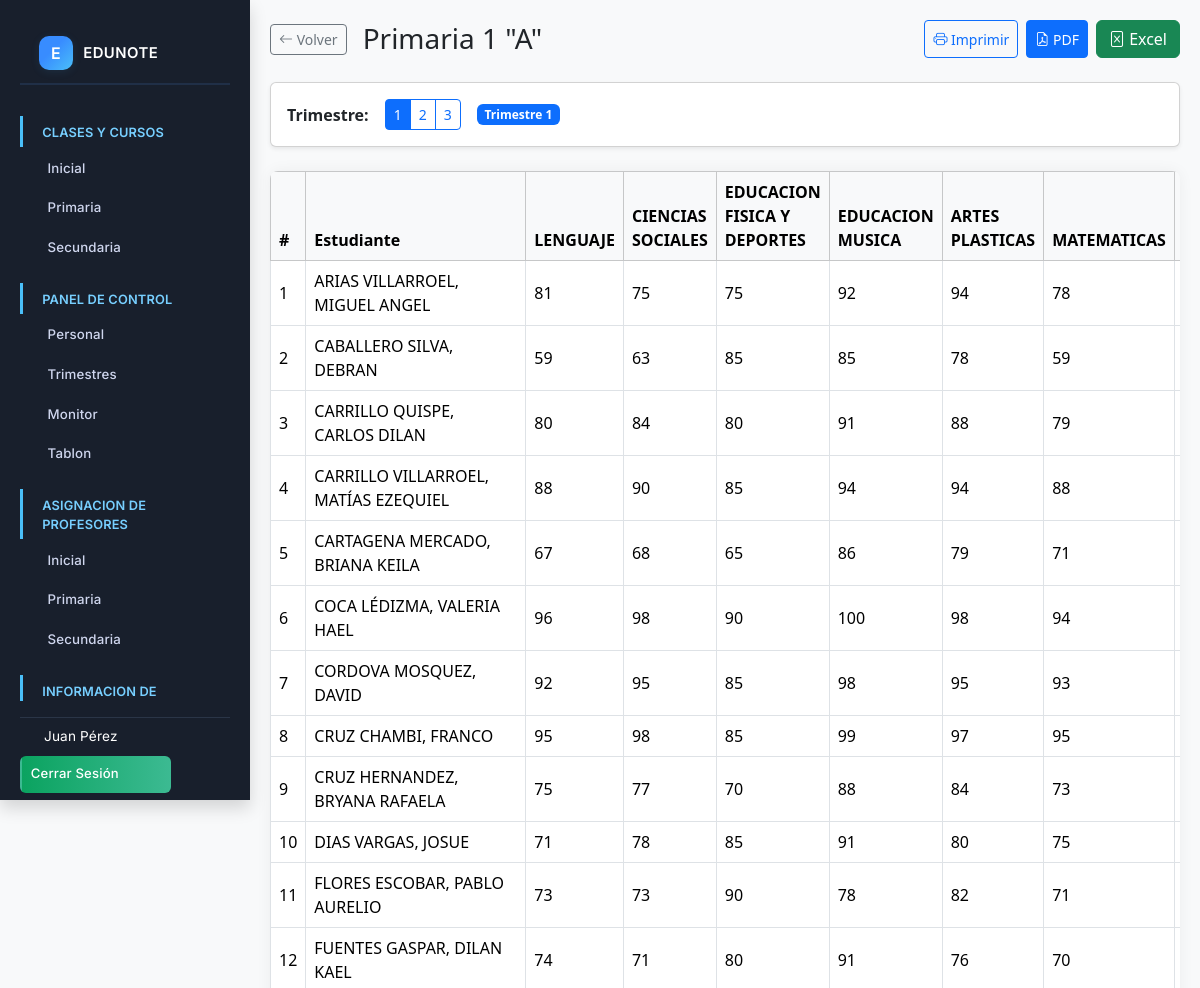
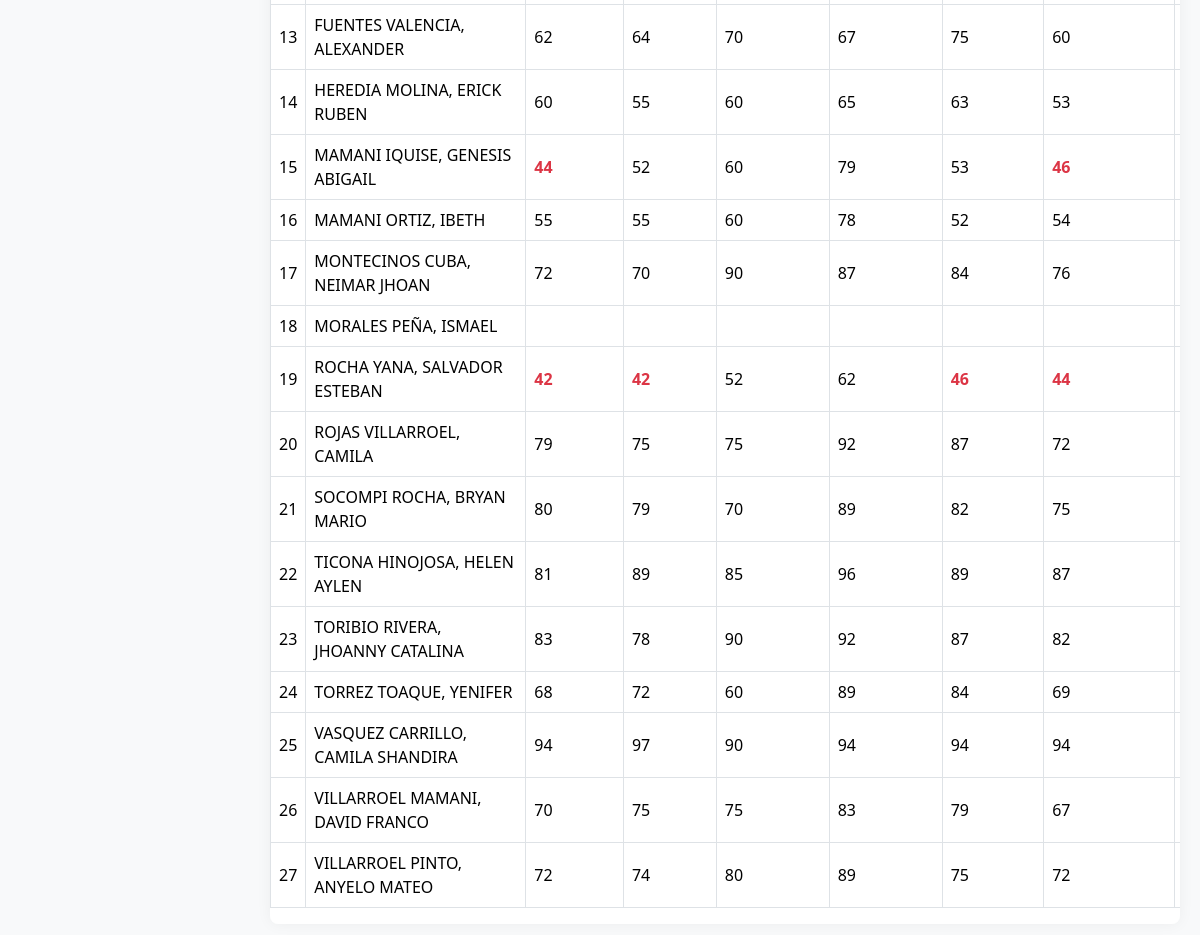
/admin/ver_trimestre.php?id_curso=106 (signed in), run on the app's committed database (2 pictures, top to bottom).
### tables this page shows
CREATE TABLE `cursos` (
  `id_curso` int(11) NOT NULL,
  `nivel` varchar(20) NOT NULL COMMENT 'Ej: Kinder, Primaria, Secundaria',
  `curso` int(11) NOT NULL COMMENT 'Número del curso, ej: 1, 2, 3',
  `paralelo` varchar(5) NOT NULL COMMENT 'Ej: A, B, C'
);

CREATE TABLE `materias` (
  `id_materia` int(11) NOT NULL,
  `nombre_materia` varchar(255) NOT NULL COMMENT 'Nombre de la materia, ej: Matemáticas, Física',
  `es_submateria` tinyint(1) DEFAULT 0,
  `materia_padre_id` int(11) DEFAULT NULL,
  `es_extra` tinyint(1) NOT NULL DEFAULT 0
);

CREATE TABLE `estudiantes` (
  `id_estudiante` int(11) NOT NULL,
  `nombres` varchar(255) NOT NULL,
  `apellido_paterno` varchar(255) DEFAULT NULL,
  `apellido_materno` varchar(255) DEFAULT NULL,
  `genero` enum('Masculino','Femenino') DEFAULT NULL,
  `rude` varchar(20) NOT NULL COMMENT 'Registro Único de Estudiante',
  `carnet_identidad` varchar(20) DEFAULT NULL,
  `fecha_nacimiento` date DEFAULT NULL,
  `pais` enum('Bolivia','Chile','Argentina') DEFAULT NULL,
  `provincia_departamento` varchar(100) DEFAULT NULL,
  `id_curso` int(11) DEFAULT NULL COMMENT 'FK al curso en el que está matriculado',
  `id_responsable` int(11) DEFAULT NULL
);

### admin/ver_trimestre.php (the view, shortened to what this page needs)
<?php
$id_curso = $_GET['id_curso'] ?? 0;
$trimestre = $_GET['trimestre'] ?? 1;
$conn = (new Database())->connect();
$stmt_curso = $conn->prepare("SELECT nivel, curso, paralelo FROM cursos WHERE id_curso = ?");
$stmt_curso->execute([$id_curso]);
$curso_info = $stmt_curso->fetch(PDO::FETCH_ASSOC);
$nombre_curso = $curso_info['nivel'] . ' ' . $curso_info['curso'] . ' "' . $curso_info['paralelo'] . '"';
$stmt_estudiantes = $conn->prepare("
    SELECT id_estudiante, apellido_paterno, apellido_materno, nombres
    FROM estudiantes
    WHERE id_curso = ?
    ORDER BY apellido_paterno, apellido_materno, nombres
");
$stmt_estudiantes->execute([$id_curso]);
$estudiantes = $stmt_estudiantes->fetchAll(PDO::FETCH_ASSOC);
$stmt_materias = $conn->prepare("
    SELECT m.id_materia, m.nombre_materia, m.es_extra, m.es_submateria, m.materia_padre_id
    FROM cursos_materias cm
    JOIN materias m ON cm.id_materia = m.id_materia
    WHERE cm.id_curso = ?
");
$stmt_materias->execute([$id_curso]);
$todas_materias = $stmt_materias->fetchAll(PDO::FETCH_ASSOC);
$materias_padre = $materias_extra = $materias_hijas = [];
foreach ($todas_materias as $materia) {
    if ($materia['es_extra'] == 1) {
        $materias_extra[] = $materia;
    } elseif ($materia['es_submateria'] == 0) {
        $materia['hijas'] = [];
        $materias_padre[$materia['id_materia']] = $materia;
    } else {
        $materias_hijas[] = $materia;
    }
}
$materias_padre_simples = [];
$materias_padre_con_hijas = [];
foreach ($materias_padre as $padre) {
    empty($padre['hijas']) ? $materias_padre_simples[] = $padre : $materias_padre_con_hijas[] = $padre;
}
$materias = array_merge(
    $materias_padre_simples,
    $materias_extra,
    array_reduce($materias_padre_con_hijas, function ($carry, $padre) {
        return array_merge($carry, [$padre], $padre['hijas']);
    }, [])
);
$calificaciones = [];
foreach ($estudiantes as $estudiante) {
    foreach ($todas_materias as $materia) {
        $stmt = $conn->prepare("
            SELECT calificacion
            FROM calificaciones
            WHERE id_estudiante = ? AND id_materia = ? AND bimestre = ?
        ");
        $stmt->execute([$estudiante['id_estudiante'], $materia['id_materia'], $trimestre]);
        $calificaciones[$estudiante['id_estudiante']][$materia['id_materia']] = $stmt->fetchColumn() ?? '';
    }
}
?>
<!DOCTYPE html>
<html lang="es">
<head>
    <link rel="stylesheet" href="../css/bootstrap.min.css">
    <link rel="stylesheet" href="https://cdn.jsdelivr.net/npm/bootstrap-icons@1.11.3/font/bootstrap-icons.min.css">
</head>
<body>
    <div class="sidebar text-white no-print">
        <?php include '../includes/sidebar.php'; ?>
    </div>
    <div class="main-content">
        <div class="header-controls d-flex justify-content-between align-items-center mb-4 no-print">
            <div class="d-flex align-items-center gap-3">
                <a href="ver_curso.php?id=<?= $id_curso ?>" class="btn btn-outline-secondary btn-sm">
                    <i class="bi bi-arrow-left"></i> Volver
                </a>
                <h3 class="mb-0"><?= htmlspecialchars($nombre_curso) ?></h3>
            </div>
            <div class="d-flex gap-2">
                <button onclick="window.print()" class="btn btn-outline-primary btn-sm">
                    <i class="bi bi-printer"></i> Imprimir
                </button>
                <button id="pdfBtn" class="btn btn-primary btn-sm">
                    <i class="bi bi-file-earmark-pdf"></i> PDF
                </button>
                <a href="exportar_excel.php?id=<?= $id_curso ?>&trimestre=<?= $trimestre ?>" class="btn btn-success">
                    <i class="bi bi-file-excel"></i> Excel
                </a>
            </div>
        </div>
        <div class="card mb-4 shadow-sm no-print">
            <div class="card-body">
                <div class="d-flex align-items-center gap-3">
                    <span class="fw-bold">Trimestre:</span>
                    <div class="btn-group">
                        <?php for ($t = 1; $t <= 3; $t++): ?>
                            <a href="?id_curso=<?= $id_curso ?>&trimestre=<?= $t ?>"
                                class="btn <?= $t == $trimestre ? 'btn-primary' : 'btn-outline-primary' ?> btn-sm">
                                <?= $t ?>
                            </a>
                        <?php endfor; ?>
                    </div>
                    <span class="badge bg-primary">Trimestre <?= $trimestre ?></span>
                </div>
            </div>
        </div>
        <div class="table-responsive">
            <table class="table table-bordered align-middle">
                <thead class="table-light">
                    <tr>
                        <th>#</th>
                        <th class="student-name">Estudiante</th>
                        <?php foreach ($materias as $mat): ?>
                            <?php
                            $clase = '';
                            if ($mat['es_extra'] == 1)
                                $clase = 'extra-th';
                            elseif (isset($mat['materia_padre_id']))
                                $clase = 'hija-th';
                            elseif (!empty($mat['hijas']))
                                $clase = 'padre-th';
                            ?>
                            <th class="<?= $clase ?>">
                                <?= htmlspecialchars($mat['nombre_materia']) ?>
                            </th>
                        <?php endforeach; ?>
                    </tr>
                </thead>
                <tbody>
                    <?php $contador = 1; ?>
                    <?php foreach ($estudiantes as $estudiante): ?>
                        <tr>
                            <td><?= $contador++ ?></td>
                            <td class="student-name">
                                <?= htmlspecialchars(strtoupper(
                                    $estudiante['apellido_paterno'] . ' ' .
                                    $estudiante['apellido_materno'] . ', ' .
                                    $estudiante['nombres']
                                )) ?>
                            </td>
                            <?php foreach ($materias as $mat): ?>
                                <?php
                                $nota = $calificaciones[$estudiante['id_estudiante']][$mat['id_materia']] ?? '';
                                $clase = '';
                                if ($mat['es_extra'] == 1)
                                    $clase = 'extra-td';
                                elseif (isset($mat['materia_padre_id']))
                                    $clase = 'hija-td';
                                $clase .= (is_numeric($nota) && floatval($nota) < 51) ? ' nota-baja' : '';
                                ?>
                                <td class="<?= $clase ?>"><?= $nota ?></td>
                            <?php endforeach; ?>
                        </tr>
                    <?php endforeach; ?>
                </tbody>
            </table>
        </div>
    </div>
</body>
</html>

### admin/ver_trimestre.php (style rules this page uses)
:root { --sidebar-width: 250px; }
body { background: #f8f9fa; margin-left: var(--sidebar-width); }
.sidebar { width: var(--sidebar-width); height: 100vh; position: fixed; left: 0; top: 0; background: #2c3e50; padding: 20px; z-index: 1000; }
.main-content { padding: 20px; }
.student-name { min-width: 220px; background: #fff; position: sticky; left: 0; z-index: 2; }
.table-responsive { background: #fff; border-radius: 8px; box-shadow: 0 0 15px rgba(0, 0, 0, 0.05); }
.table td.nota-baja { color: #dc3545 !important; font-weight: 600 !important; }

### data on the page
cursos: nombre_curso "Primaria 1 \"A\""
materias: nombre_materia "LENGUAJE"
materias: nombre_materia "CIENCIAS SOCIALES"
materias: nombre_materia "EDUCACION FISICA Y DEPORTES"
materias: nombre_materia "EDUCACION MUSICA"
materias: nombre_materia "ARTES PLASTICAS"
materias: nombre_materia "MATEMATICAS"
estudiantes: apellido_paterno+apellido_materno+nombres "ARIAS VILLARROEL, MIGUEL ANGEL", id_estudiante.id_materia "81", id_estudiante.id_materia "75", id_estudiante.id_materia "92", id_estudiante.id_materia "94", id_estudiante.id_materia "78"
estudiantes: apellido_paterno+apellido_materno+nombres "CABALLERO SILVA, DEBRAN", id_estudiante.id_materia "59", id_estudiante.id_materia "63", id_estudiante.id_materia "85", id_estudiante.id_materia "78"
estudiantes: apellido_paterno+apellido_materno+nombres "CARRILLO QUISPE, CARLOS DILAN", id_estudiante.id_materia "80", id_estudiante.id_materia "84", id_estudiante.id_materia "91", id_estudiante.id_materia "88", id_estudiante.id_materia "79"
estudiantes: apellido_paterno+apellido_materno+nombres "CARRILLO VILLARROEL, MATÍAS EZEQUIEL", id_estudiante.id_materia "88", id_estudiante.id_materia "90", id_estudiante.id_materia "85", id_estudiante.id_materia "94"
estudiantes: apellido_paterno+apellido_materno+nombres "CARTAGENA MERCADO, BRIANA KEILA", id_estudiante.id_materia "67", id_estudiante.id_materia "68", id_estudiante.id_materia "65", id_estudiante.id_materia "86", id_estudiante.id_materia "79", id_estudiante.id_materia "71"
estudiantes: apellido_paterno+apellido_materno+nombres "COCA LÉDIZMA, VALERIA HAEL", id_estudiante.id_materia "96", id_estudiante.id_materia "98", id_estudiante.id_materia "90", id_estudiante.id_materia "100", id_estudiante.id_materia "94"
estudiantes: apellido_paterno+apellido_materno+nombres "CORDOVA MOSQUEZ, DAVID", id_estudiante.id_materia "92", id_estudiante.id_materia "95", id_estudiante.id_materia "85", id_estudiante.id_materia "98", id_estudiante.id_materia "93"
estudiantes: apellido_paterno+apellido_materno+nombres "CRUZ CHAMBI, FRANCO", id_estudiante.id_materia "95", id_estudiante.id_materia "98", id_estudiante.id_materia "85", id_estudiante.id_materia "99", id_estudiante.id_materia "97"
estudiantes: apellido_paterno+apellido_materno+nombres "CRUZ HERNANDEZ, BRYANA RAFAELA", id_estudiante.id_materia "75", id_estudiante.id_materia "77", id_estudiante.id_materia "70", id_estudiante.id_materia "88", id_estudiante.id_materia "84", id_estudiante.id_materia "73"
estudiantes: apellido_paterno+apellido_materno+nombres "DIAS VARGAS, JOSUE", id_estudiante.id_materia "71", id_estudiante.id_materia "78", id_estudiante.id_materia "85", id_estudiante.id_materia "91", id_estudiante.id_materia "80", id_estudiante.id_materia "75"
estudiantes: apellido_paterno+apellido_materno+nombres "FLORES ESCOBAR, PABLO AURELIO", id_estudiante.id_materia "73", id_estudiante.id_materia "90", id_estudiante.id_materia "78", id_estudiante.id_materia "82", id_estudiante.id_materia "71"
estudiantes: apellido_paterno+apellido_materno+nombres "FUENTES GASPAR, DILAN KAEL", id_estudiante.id_materia "74", id_estudiante.id_materia "71", id_estudiante.id_materia "80", id_estudiante.id_materia "91", id_estudiante.id_materia "76", id_estudiante.id_materia "70"
estudiantes: apellido_paterno+apellido_materno+nombres "FUENTES VALENCIA, ALEXANDER", id_estudiante.id_materia "62", id_estudiante.id_materia "64", id_estudiante.id_materia "70", id_estudiante.id_materia "67", id_estudiante.id_materia "75", id_estudiante.id_materia "60"
estudiantes: apellido_paterno+apellido_materno+nombres "HEREDIA MOLINA, ERICK RUBEN", id_estudiante.id_materia "60", id_estudiante.id_materia "55", id_estudiante.id_materia "65", id_estudiante.id_materia "63", id_estudiante.id_materia "53"
estudiantes: apellido_paterno+apellido_materno+nombres "MAMANI IQUISE, GENESIS ABIGAIL", id_estudiante.id_materia "44", id_estudiante.id_materia "52", id_estudiante.id_materia "60", id_estudiante.id_materia "79", id_estudiante.id_materia "53", id_estudiante.id_materia "46"
estudiantes: apellido_paterno+apellido_materno+nombres "MAMANI ORTIZ, IBETH", id_estudiante.id_materia "55", id_estudiante.id_materia "60", id_estudiante.id_materia "78", id_estudiante.id_materia "52", id_estudiante.id_materia "54"
estudiantes: apellido_paterno+apellido_materno+nombres "MONTECINOS CUBA, NEIMAR JHOAN", id_estudiante.id_materia "72", id_estudiante.id_materia "70", id_estudiante.id_materia "90", id_estudiante.id_materia "87", id_estudiante.id_materia "84", id_estudiante.id_materia "76"
estudiantes: apellido_paterno+apellido_materno+nombres "MORALES PEÑA, ISMAEL"
estudiantes: apellido_paterno+apellido_materno+nombres "ROCHA YANA, SALVADOR ESTEBAN", id_estudiante.id_materia "42", id_estudiante.id_materia "52", id_estudiante.id_materia "62", id_estudiante.id_materia "46", id_estudiante.id_materia "44"
estudiantes: apellido_paterno+apellido_materno+nombres "ROJAS VILLARROEL, CAMILA", id_estudiante.id_materia "79", id_estudiante.id_materia "75", id_estudiante.id_materia "92", id_estudiante.id_materia "87", id_estudiante.id_materia "72"
estudiantes: apellido_paterno+apellido_materno+nombres "SOCOMPI ROCHA, BRYAN MARIO", id_estudiante.id_materia "80", id_estudiante.id_materia "79", id_estudiante.id_materia "70", id_estudiante.id_materia "89", id_estudiante.id_materia "82", id_estudiante.id_materia "75"
estudiantes: apellido_paterno+apellido_materno+nombres "TICONA HINOJOSA, HELEN AYLEN", id_estudiante.id_materia "81", id_estudiante.id_materia "89", id_estudiante.id_materia "85", id_estudiante.id_materia "96", id_estudiante.id_materia "87"
estudiantes: apellido_paterno+apellido_materno+nombres "TORIBIO RIVERA, JHOANNY CATALINA", id_estudiante.id_materia "83", id_estudiante.id_materia "78", id_estudiante.id_materia "90", id_estudiante.id_materia "92", id_estudiante.id_materia "87", id_estudiante.id_materia "82"
estudiantes: apellido_paterno+apellido_materno+nombres "TORREZ TOAQUE, YENIFER", id_estudiante.id_materia "68", id_estudiante.id_materia "72", id_estudiante.id_materia "60", id_estudiante.id_materia "89", id_estudiante.id_materia "84", id_estudiante.id_materia "69"
estudiantes: apellido_paterno+apellido_materno+nombres "VASQUEZ CARRILLO, CAMILA SHANDIRA", id_estudiante.id_materia "94", id_estudiante.id_materia "97", id_estudiante.id_materia "90"
estudiantes: apellido_paterno+apellido_materno+nombres "VILLARROEL MAMANI, DAVID FRANCO", id_estudiante.id_materia "70", id_estudiante.id_materia "75", id_estudiante.id_materia "83", id_estudiante.id_materia "79", id_estudiante.id_materia "67"
estudiantes: apellido_paterno+apellido_materno+nombres "VILLARROEL PINTO, ANYELO MATEO", id_estudiante.id_materia "72", id_estudiante.id_materia "74", id_estudiante.id_materia "80", id_estudiante.id_materia "89", id_estudiante.id_materia "75"

### other printed values
$_SESSION['user_name'] "Juan Pérez"
$trimestre "1"
